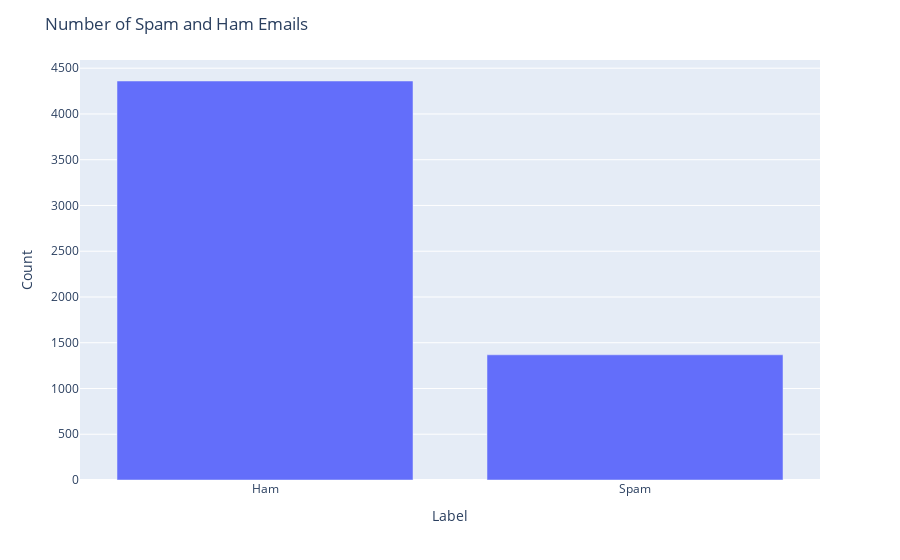

Notebook source saved alongside this figure:
### Code cell
counts = data['label'].value_counts().reset_index()
counts.columns = ['Label', 'Count']
# Creating a bar plot using Plotly Express
fig = px.bar(counts, x='Label', y='Count')
fig.update_layout(title='Number of Spam and Ham Emails', xaxis_title='Label', yaxis_title='Count')
fig.update_xaxes(tickvals=[0, 1], ticktext=['Ham', 'Spam'])
fig.show()

### Figure 1 — Plotly figure (JSON) as saved in the notebook; plotly's stock layout.template omitted (floating-point values rounded to 4 significant figures)
{"data": [{"alignmentgroup": "True", "hovertemplate": "Label=%{x}<br>Count=%{y}<extra></extra>", "legendgroup": "", "marker": {"color": "#636efa", "pattern": {"shape": ""}}, "name": "", "offsetgroup": "", "orientation": "v", "showlegend": false, "textposition": "auto", "type": "bar", "x": [0, 1], "xaxis": "x", "y": [4360, 1368], "yaxis": "y"}], "layout": {"barmode": "relative", "legend": {"tracegroupgap": 0}, "margin": {"t": 60}, "title": {"text": "Number of Spam and Ham Emails"}, "xaxis": {"anchor": "y", "domain": [0, 1], "ticktext": ["Ham", "Spam"], "tickvals": [0, 1], "title": {"text": "Label"}}, "yaxis": {"anchor": "x", "domain": [0, 1], "title": {"text": "Count"}}}}
